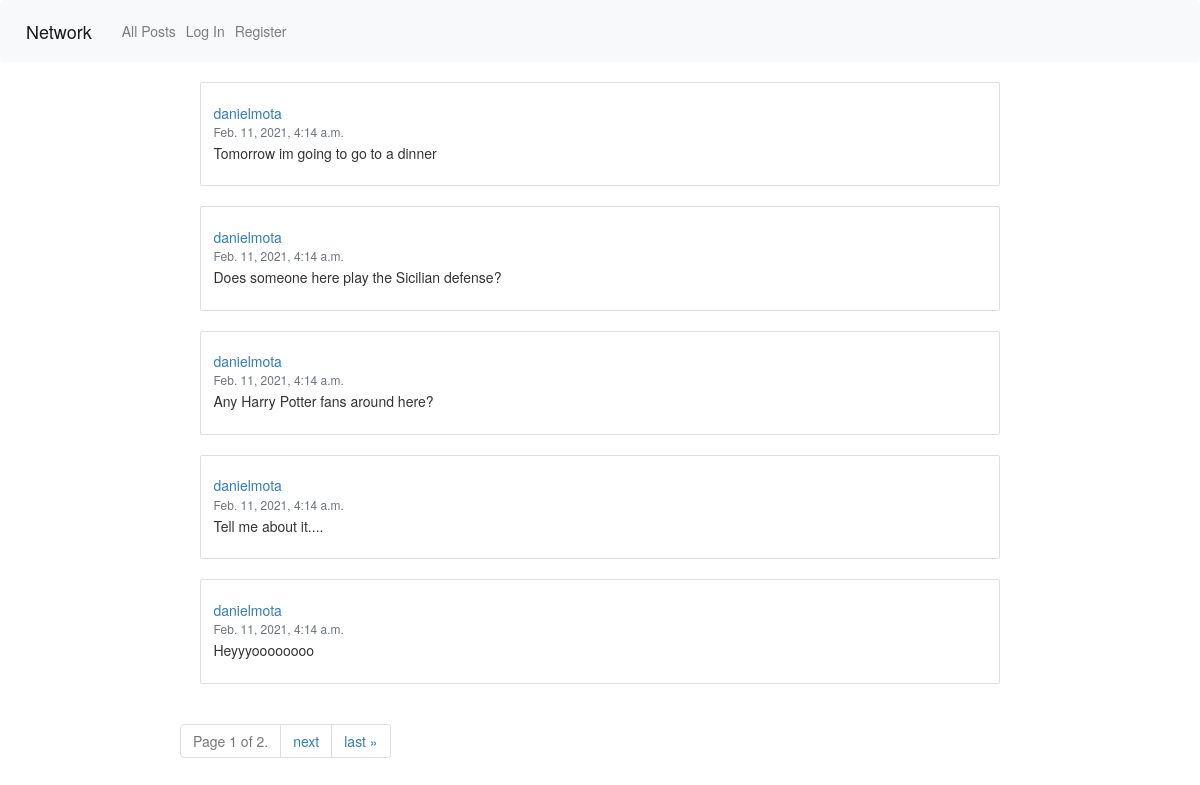
The app's page /, older data.
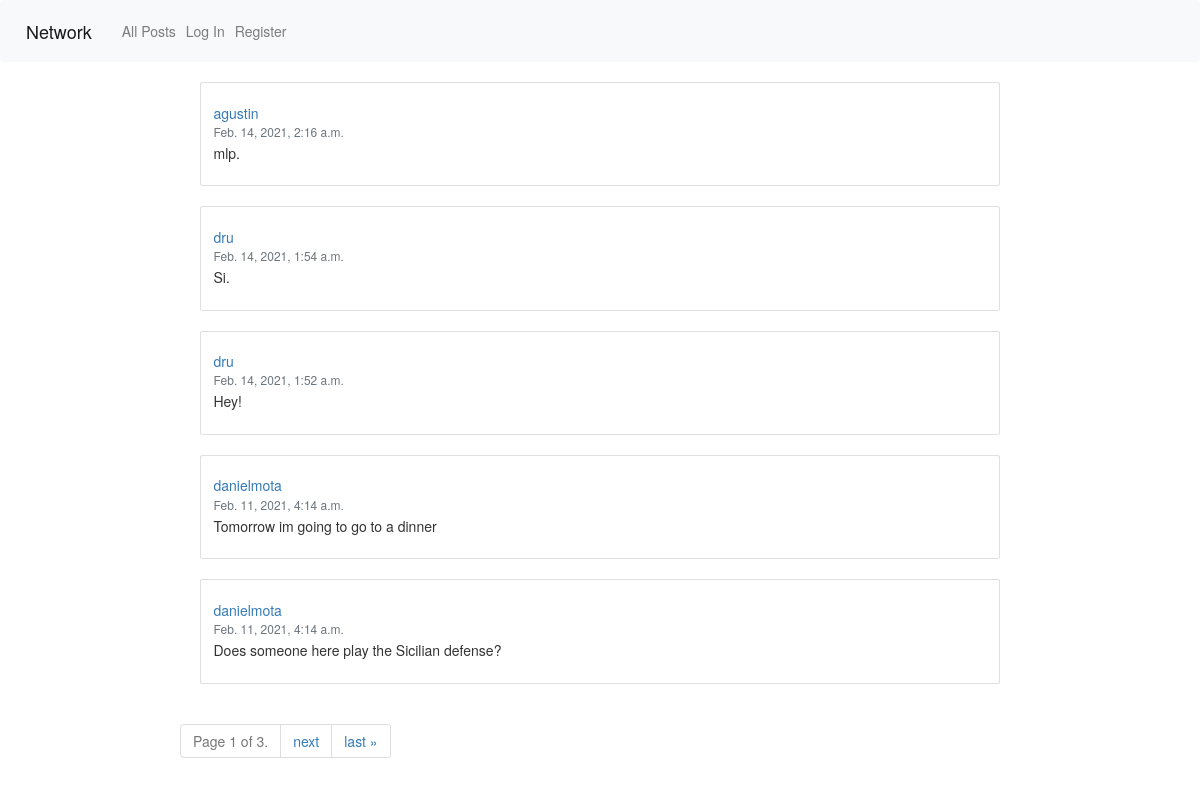
The same page, newer data.
### network/models.py (models this page shows, shortened)
class Post(models.Model):
    post = models.CharField(max_length=1000)
    poster = models.ForeignKey(User, on_delete=models.CASCADE, related_name="poster")
    likes = models.IntegerField(default=0)
    likers = models.ManyToManyField(User, related_name="likers")
    timestamp = models.DateTimeField(auto_now_add=True)

class User(AbstractUser):
    pass

### network/views.py (the view)
# urls.py: path("", views.index, name="index"),
def index(request):
    posts = Post.objects.all().order_by('-timestamp')
    paginator = Paginator(posts, 5)
    pageNum = request.GET.get('page')
    page_obj = paginator.get_page(pageNum)
    return render(request, "network/index.html", {
        "page_obj": page_obj
    })

### network/templates/network/index.html (shortened to what this page needs)
{% extends "network/layout.html" %}
{% load static %}
{% block body %}
{% for post in page_obj %}
<div id="post" class="card">
    <div class="card-body">
        <a id="postUser" href="{% url 'profile' post.poster %}">
            <h5 class="card-title">{{ post.poster.username }}</h5>
        </a>
        <h6 id="postTime" class="card-subtitle mb-2 text-muted">{{ post.timestamp }}</h6>
        <p id="postText" class="card-text">{{ post.post }}</p>
    </div>
</div>
{% endfor %}
<nav aria-label="Page navigation">
    <ul class="pagination step-links">
        <li class="page-item disabled"><span class="current">
                Page {{ page_obj.number }} of {{ page_obj.paginator.num_pages }}.
            </span></li>
        {% if page_obj.has_next %}
        <li class="page-item"><a class="page-link" href="?page={{ page_obj.next_page_number }}">next</a></li>
        <li class="page-item"><a class="page-link" href="?page={{ page_obj.paginator.num_pages }}">last &raquo;</a></li>
        {% endif %}
    </ul>
</nav>
{% endblock %}

### network/templates/network/layout.html (shortened to what this page needs)
{% load static %}
<!DOCTYPE html>
<html lang="en">
<head>
    <link rel="stylesheet" href="https://stackpath.bootstrapcdn.com/bootstrap/4.4.1/css/bootstrap.min.css"
>
    <link rel="stylesheet" href="https://maxcdn.bootstrapcdn.com/bootstrap/3.3.7/css/bootstrap.min.css">
    <link href="{% static 'network/styles.css' %}" rel="stylesheet">
</head>
<body>
    <nav class="navbar navbar-expand-lg navbar-light bg-light">
        <a class="navbar-brand" href="#">Network</a>
        <div>
            <ul class="navbar-nav mr-auto">
                <li class="nav-item">
                    <a class="nav-link" href="{% url 'index' %}">All Posts</a>
                </li>
                {% if user.is_authenticated %}
                <li class="nav-item">
                    <a class="nav-link" href="{% url 'following' %}">Following</a>
                </li>
                <li class="nav-item">
                    <a class="nav-link" href="{% url 'logout' %}">Log Out</a>
                </li>
                {% else %}
                <li class="nav-item">
                    <a class="nav-link" href="{% url 'login' %}">Log In</a>
                </li>
                <li class="nav-item">
                    <a class="nav-link" href="{% url 'register' %}">Register</a>
                </li>
                {% endif %}
            </ul>
        </div>
    </nav>
    <div class="body">
        {% block body %}
        {% endblock %}
    </div>
</body>
</html>

### network/static/network/styles.css (style rules this page uses)
.body { width: 70%; margin: auto; }
#post { margin: 20px; padding-top: 0px; }

Row changes from the older to the newer data that the page shows:
no longer on this page (row unchanged): Post: poster.username "danielmota", timestamp "Feb. 11, 2021, 4:14 a.m.", post "Any Harry Potter fans around here?"
no longer on this page (row unchanged): Post: poster.username "danielmota", timestamp "Feb. 11, 2021, 4:14 a.m.", post "Tell me about it...."
no longer on this page (row unchanged): Post: poster.username "danielmota", timestamp "Feb. 11, 2021, 4:14 a.m.", post "Heyyyoooooooo"
added Post: poster.username "agustin", timestamp "Feb. 14, 2021, 2:16 a.m.", post "mlp."
added Post: poster.username "dru", timestamp "Feb. 14, 2021, 1:54 a.m.", post "Si."
added Post: poster.username "dru", timestamp "Feb. 14, 2021, 1:52 a.m.", post "Hey!"
Text that changed along with them:
{{ page_obj.paginator.num_pages }}: "2" → "3"
